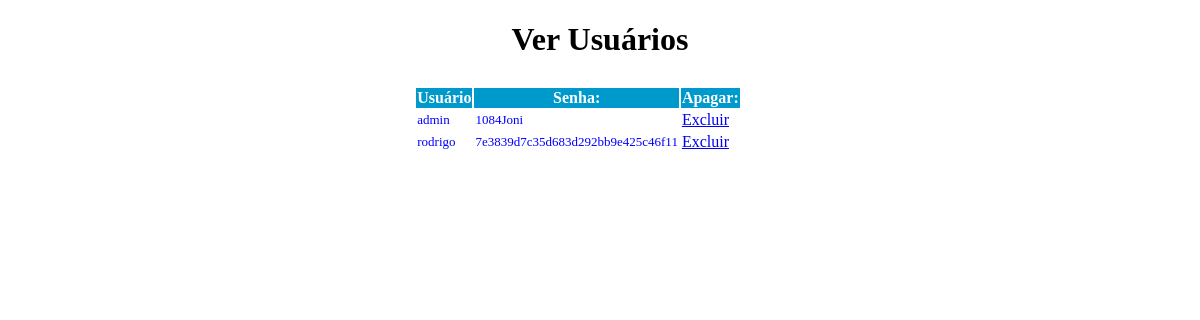
Page /usuarios/exibe_usuario.php on the earlier database version.
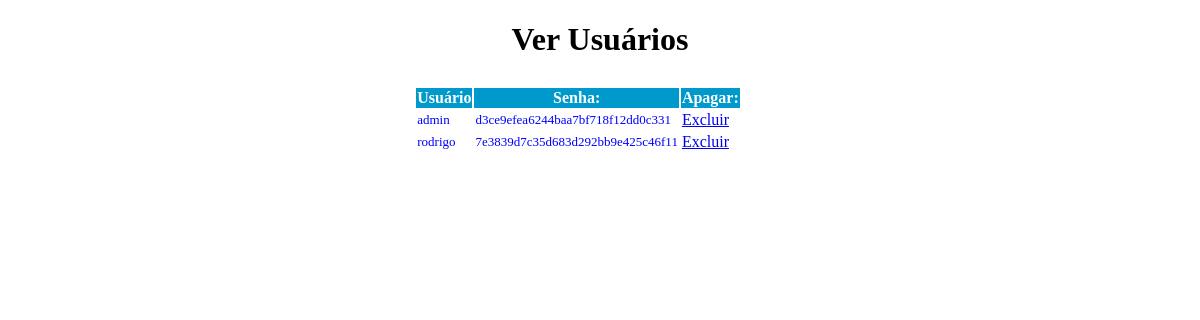
Same page on the later database version.
### tables this page shows
CREATE TABLE `usuarios` (
  `usuario_id` int(5) NOT NULL AUTO_INCREMENT,
  `nome` varchar(50) NOT NULL DEFAULT '',
  `sobrenome` varchar(50) NOT NULL DEFAULT '',
  `email` varchar(100) NOT NULL DEFAULT '',
  `usuario` varchar(32) NOT NULL DEFAULT '',
  `senha` varchar(32) NOT NULL DEFAULT '',
  `info` text NOT NULL,
  `nivel_usuario` enum('0','1','2') NOT NULL DEFAULT '0',
  `data_cadastro` datetime NOT NULL DEFAULT '0000-00-00 00:00:00',
  `data_ultimo_login` datetime NOT NULL DEFAULT '0000-00-00 00:00:00',
  `ativado` enum('0','1') NOT NULL DEFAULT '0',
  PRIMARY KEY (`usuario_id`)
);

### usuarios/exibe_usuario.php (the view, shortened to what this page needs)
<!DOCTYPE html PUBLIC "-//W3C//DTD XHTML 1.0 Transitional//EN" "http://www.w3.org/TR/xhtml1/DTD/xhtml1-transitional.dtd">
<html xmlns="http://www.w3.org/1999/xhtml">
<head>
</head>
<?php
 $res1 = mysql_connect("localhost", "root", "");
 $sql = ("SELECT usuario,senha,usuario_id FROM usuarios ");
 @$res2 = mysql_db_query("painel2", "$sql", $res1);
?>
<body>
<h1 align="center">Ver Usuários</h1>
<div class="exibeusuarios" align="center">
<table>
<tr>
<td></td>
</tr>
 </table>
   <center>
<table border=0 width=30%>
<tr bgcolor="#0099cc">
<th width="10"><center><font color="#FFFFFF">Usuário</font></center></th>
<th ><center><font color="#FFFFFF">Senha:</font></center></th>
<th ><center><font color="#FFFFFF">Apagar:</font></center></th>
</tr>
<?php
while($valor = mysql_fetch_array($res2)) {
$id = $valor["usuario_id"];
?>
 <tr>
 <td ><font color="#0000FF" face="verdana" size="2"><?=$valor["usuario"]?></font></td>
 <td><font color="#0000FF" face="verdana" size="2"><?=$valor["senha"]?></font></td>
 <td><?php echo "<a href=\"../usuarios/delete.php?id=$id\">Excluir</a>"; ?></td>
   </tr>
 <?php
 }
?>
 </table> <br>
</div>
</body>
</html>

### usuarios/exibe_usuario.php (style rules this page uses)
.exibeusuarios { background-color:#fff; width:500px; height:auto; margin-left:320px; }

Differences in the rows shown:
changed usuarios "admin": senha "1084Joni" → "d3ce9efea6244baa7bf718f12dd0c331"
